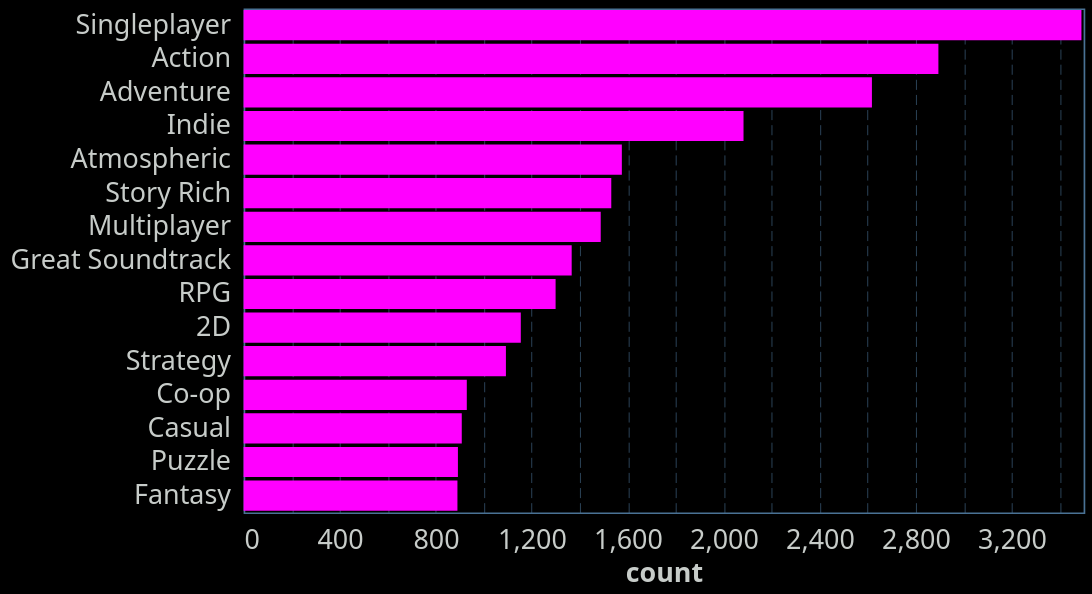

This figure's Vega-Lite source:
### Vega-Lite specification from a JSON file in a GitHub repository (floating-point values rounded to 4 significant figures)
{"config": {"view": {"continuousWidth": 400, "continuousHeight": 300, "stroke": "#4A7295", "strokeWidth": 1}, "background": "#000000", "mark": {"color": "#ff00ff"}, "arc": {"fill": "#ff00ff"}, "area": {"fill": "#ff00ff", "line": true, "fillOpacity": 0.1}, "line": {"stroke": "#ff00ff", "strokeWidth": 2}, "path": {"stroke": "#ff00ff"}, "rect": {"fill": "#ff00ff"}, "shape": {"stroke": "#ff00ff"}, "symbol": {"fill": "#ff00ff"}, "title": {"color": "#C7CCC9", "anchor": "start", "dy": -15, "fontSize": 16, "font": "IBM Plex Sans,system-ui,-apple-system,BlinkMacSystemFont,\".sfnstext-regular\",sans-serif", "fontWeight": 600}, "axisBand": {"grid": false}, "axis": {"labelColor": "#C7CCC9", "labelFontSize": 16, "labelFont": "IBM Plex Sans Condensed, system-ui, -apple-system, BlinkMacSystemFont, \".SFNSText-Regular\", sans-serif", "labelFontWeight": 400, "titleColor": "#C7CCC9", "titleFontWeight": 600, "titleFontSize": 16, "grid": true, "gridColor": "#4A7295", "labelAngle": 0, "domainColor": null, "tickColor": null, "labelPadding": 2, "tickSize": 6, "tickWidth": 0.5, "gridOpacity": 1, "gridZ": 1}, "axisX": {"gridDash": [6, 3], "gridWidth": 0.35, "gridColor": "#4A7295", "labelAngle": 0}, "axisY": {"gridDash": [6, 3], "gridWidth": 0.35, "gridColor": "#4A7295"}, "layer": {"grid": 1, "mark": 0}, "legend": {"labelFontSize": 11, "padding": 1, "symbolType": "square", "labelColor": "#C7CCC9", "titleColor": "#C7CCC9"}, "style": {"guide-label": {"font": "IBM Plex Sans,system-ui,-apple-system,BlinkMacSystemFont,\".sfnstext-regular\",sans-serif", "fill": "#C7CCC9", "fontWeight": 400}, "guide-title": {"font": "IBM Plex Sans,system-ui,-apple-system,BlinkMacSystemFont,\".sfnstext-regular\",sans-serif", "fill": "#C7CCC9", "fontWeight": 400}}, "range": {"category": ["#0000FF", "#FF6600FF", "#44E602", "#ff00ff", "#FFFF00", "#9900CC", "#33CCFF", "#f77976ff", "#CC66FF"]}}, "data": {"name": "data-fb08a18e98751a97d6187d70630bc562"}, "mark": {"type": "bar"}, "encoding": {"tooltip": [{"field": "tags", "type": "nominal"}, {"field": "count", "type": "quantitative"}], "x": {"field": "count", "title": "count", "type": "quantitative"}, "y": {"field": "tags", "sort": "-x", "title": "", "type": "nominal"}}, "width": 500, "$schema": "https://vega.github.io/schema/vega-lite/v5.20.1.json", "datasets": {"data-fb08a18e98751a97d6187d70630bc562": [{"tags": "Singleplayer", "median_popularity": 0.4369, "median_appreciation": 0.7257, "count": 3491, "category": "Players"}, {"tags": "Action", "median_popularity": 0.4237, "median_appreciation": 0.7099, "count": 2895, "category": "Video Genres"}, {"tags": "Adventure", "median_popularity": 0.432, "median_appreciation": 0.7236, "count": 2618, "category": "Top-Level Genres"}, {"tags": "Indie", "median_popularity": 0.3444, "median_appreciation": 0.718, "count": 2083, "category": "Top-Level Genres"}, {"tags": "Atmospheric", "median_popularity": 0.4785, "median_appreciation": 0.7406, "count": 1576, "category": "Themes & Moods"}, {"tags": "Story Rich", "median_popularity": 0.4664, "median_appreciation": 0.7476, "count": 1532, "category": "Story"}, {"tags": "Multiplayer", "median_popularity": 0.4908, "median_appreciation": 0.7115, "count": 1488, "category": "Players"}, {"tags": "Great Soundtrack", "median_popularity": 0.4833, "median_appreciation": 0.7683, "count": 1367, "category": "Audio"}, {"tags": "RPG", "median_popularity": 0.4449, "median_appreciation": 0.7182, "count": 1300, "category": "Top-Level Genres"}, {"tags": "2D", "median_popularity": 0.3707, "median_appreciation": 0.7508, "count": 1155, "category": "Visuals & Viewpoint"}, {"tags": "Strategy", "median_popularity": 0.4053, "median_appreciation": 0.718, "count": 1093, "category": "Top-Level Genres"}, {"tags": "Co-op", "median_popularity": 0.504, "median_appreciation": 0.712, "count": 930, "category": "Players"}, {"tags": "Casual", "median_popularity": 0.3608, "median_appreciation": 0.7232, "count": 909, "category": "Top-Level Genres"}, {"tags": "Puzzle", "median_popularity": 0.3666, "median_appreciation": 0.7452, "count": 893, "category": "Genres"}, {"tags": "Fantasy", "median_popularity": 0.4429, "median_appreciation": 0.7396, "count": 891, "category": "Video Genres"}]}}
